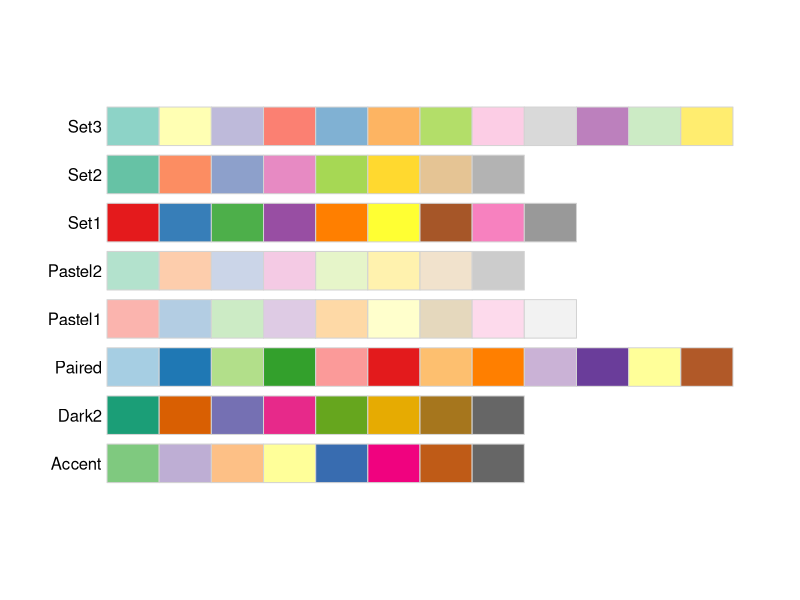
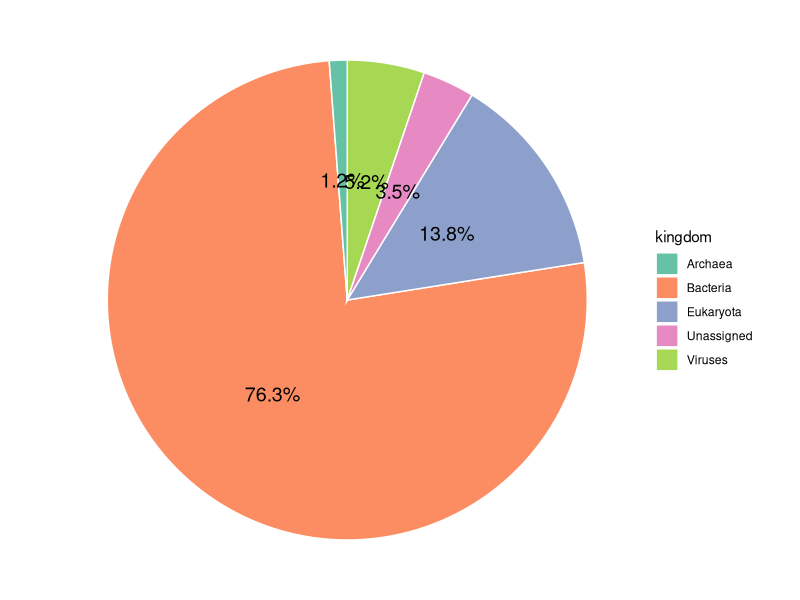
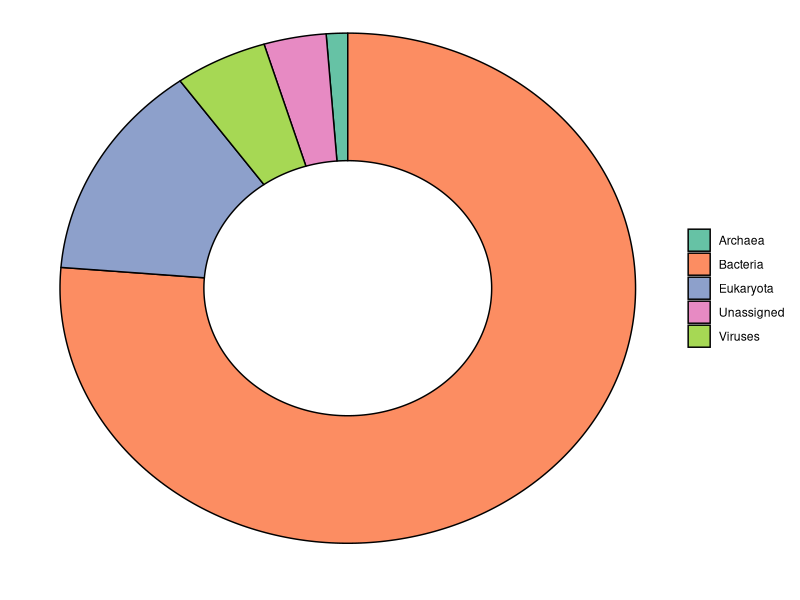

The R script that drew these images, in order:
# https://mp.weixin.qq.com/s/_9h4Yf234zHaOPzh8h4OTg

rm(list=ls())

# load pkgs---------------------------------------------------------------------
library(ggplot2)
library(ggforce)
library(RColorBrewer)
# load data---------------------------------------------------------------------
dat <- data.frame(
  ratio = c(76.3, 13.8, 5.2, 3.5, 1.2),
  kingdom = c("Bacteria", "Eukaryota", "Viruses", "Unassigned", "Archaea")
)

brewer.pal.info
# maxcolors category colorblind
# BrBG            11      div       TRUE
# PiYG            11      div       TRUE
# PRGn            11      div       TRUE
# PuOr            11      div       TRUE
# RdBu            11      div       TRUE
# RdGy            11      div      FALSE
# RdYlBu          11      div       TRUE
# RdYlGn          11      div      FALSE
# Spectral        11      div      FALSE
# Accent           8     qual      FALSE
# Dark2            8     qual       TRUE
# Paired          12     qual       TRUE
# Pastel1          9     qual      FALSE
# Pastel2          8     qual      FALSE
# Set1             9     qual      FALSE
# Set2             8     qual       TRUE
# Set3            12     qual      FALSE
# Blues            9      seq       TRUE
# BuGn             9      seq       TRUE
# BuPu             9      seq       TRUE
# GnBu             9      seq       TRUE
# Greens           9      seq       TRUE
# Greys            9      seq       TRUE
# Oranges          9      seq       TRUE
# OrRd             9      seq       TRUE
# PuBu             9      seq       TRUE
# PuBuGn           9      seq       TRUE
# PuRd             9      seq       TRUE
# Purples          9      seq       TRUE
# RdPu             9      seq       TRUE
# Reds             9      seq       TRUE
# YlGn             9      seq       TRUE
# YlGnBu           9      seq       TRUE
# YlOrBr           9      seq       TRUE
# YlOrRd           9      seq       TRUE

display.brewer.all(type="qual") 

# Visualization-----------------------------------------------------------------
# pie
p1 <- ggplot(dat, aes(x = "", y = ratio, fill = kingdom)) +
  geom_bar(width = 1, stat = "identity", color = "white") + # 设置颜色为白色
  coord_polar("y", start = 0) + # 设置极坐标系
  geom_text(aes(label = sprintf("%1.1f%%", (ratio/sum(ratio))*100)),
            position = position_stack(vjust = 0.5), # 垂直居中文本
            color = "black", size = 5) + # 格式化标签为百分比
  scale_fill_manual(values = brewer.pal(5, "Set2")) + # 手动设置颜色
  theme_void() # 去除图形背景和网格线

p1

# doughnut
p2 <- ggplot() +  
  geom_arc_bar(data = dat,  
               stat = "pie",  
               aes(x0 = 0, y0 = 0, r0 = 1, r = 2, # r0 = 0就是饼图 
                   amount = ratio, fill = kingdom)) +
  geom_bar(width = 1, stat = "identity", color = "white") +
  labs(x = "", y = "") +
  scale_fill_manual(values = brewer.pal(5, "Set2")) +  
  theme(panel.grid.major = element_blank(),  
        panel.grid.minor = element_blank(),  
        axis.ticks = element_blank(),   
        axis.text.y = element_blank(),  
        axis.text.x = element_blank(),  
        legend.title = element_blank(),   
        panel.border = element_blank(),  
        panel.background = element_blank())

p2









